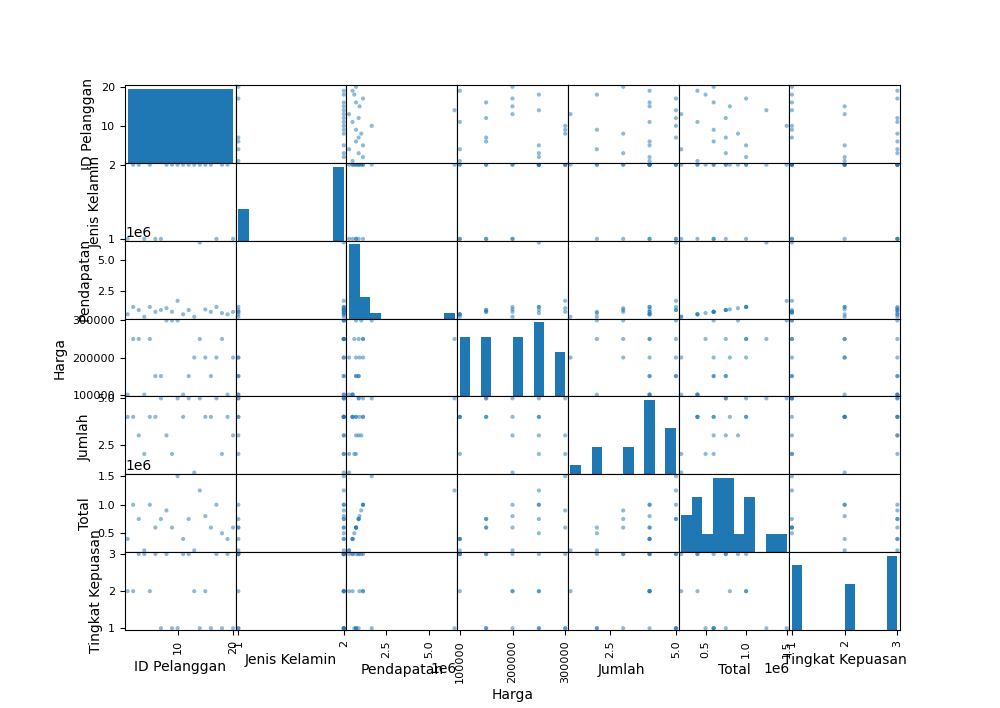

The Python source for this figure:
from pandas.plotting import scatter_matrix
import pandas as pd
import matplotlib.pyplot as plt
raw_data = pd.read_csv("https://storage.googleapis.com/dqlab-dataset/dataset_statistic.csv", sep=';')
plt.clf()

_, ax = plt.subplots(1, 1, figsize=(10,10))
scatter_matrix(raw_data, ax=ax)
plt.show()

# 8: UserWarning: To output multiple subplots, the figure containing the passed axes is being cleared
#   scatter_matrix(raw_data, ax=ax)
